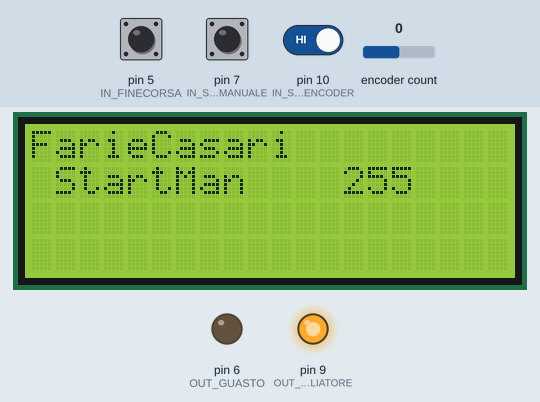
Recording of a sketch running on a simulated Arduino Uno, built with avr-gcc and run on an emulated ATmega328P. On the bench: 20×4 character LCD, output pins drawn as LEDs (lit = HIGH). The test bench sets the inputs (shaded band); at power-on: encoder count 0, pin 5 (IN_FINECORSA) HIGH, pin 10 (IN_SWITCH_ENCODER) HIGH, pin 7 (IN_START_MANUALE) HIGH. EEPROM starts erased.

Above: at 3.7 s.
3.8 s: encoder count set to 1
5.3 s: pin 5 (IN_FINECORSA) pulled LOW for 0.15 s
At 6.6 s:
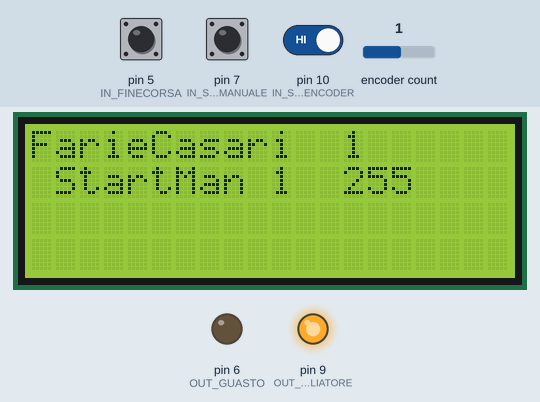
6.9 s: pin 10 (IN_SWITCH_ENCODER) driven LOW
At 7.4 s:
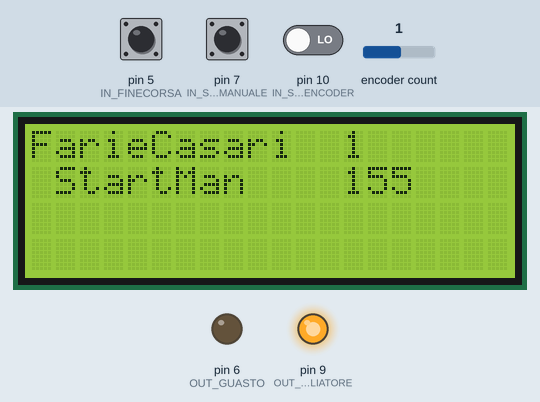
8.4 s: pin 5 (IN_FINECORSA) pulled LOW for 1 s
At 10.5 s:
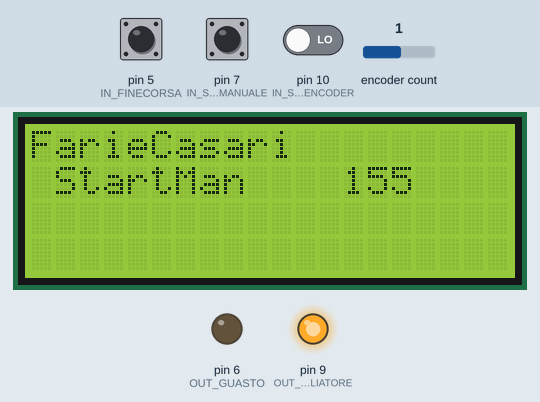
11.2 s: encoder count set to 0
At 12.0 s:
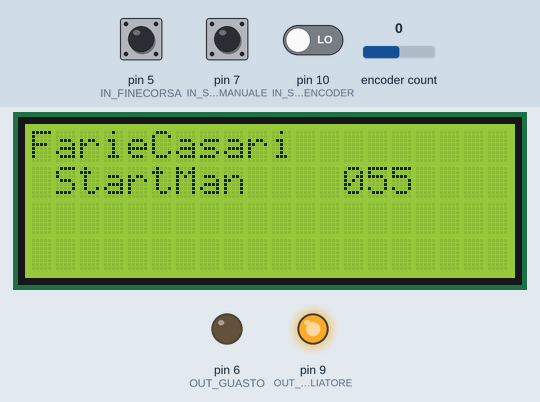
12.7 s: encoder count set to 4
At 13.2 s:
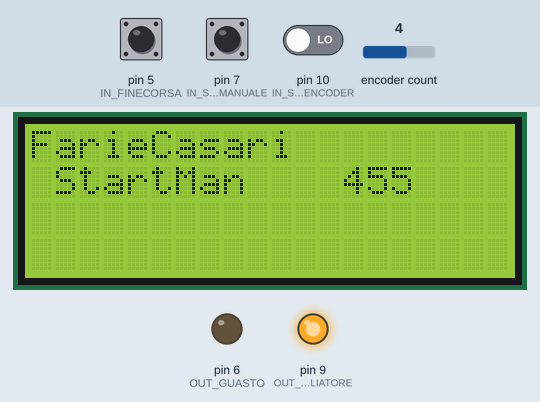
Timing chart, 0 to 15.2 s (numbered marks = the images above; inputs shaded):
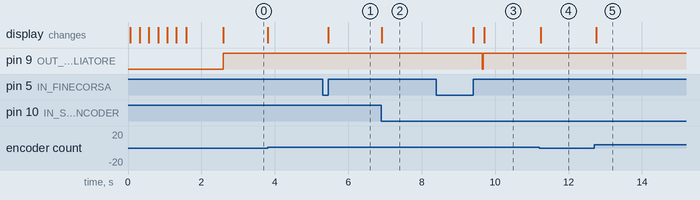

Measured:
- after the input at 5.3 s, the display: changes after 0.16 s (image 1)
- after the input at 6.9 s, the display: first changes at once (image 2 shows a later state)
- after the input at 8.4 s, pin 9 (OUT_SGRIGLIATORE): HIGH → LOW after 1.3 s, → HIGH 0.02 s later; the display: first changes after 1.0 s (image 3 shows a later state)
- after the input at 11.2 s, the display: changes after 0.05 s (image 4)
- after the input at 12.7 s, the display: changes after 0.05 s (image 5)

The sketch:

sgrigliatore.ino
```cpp
//FarieCasari
//Progetto di un Sgrigliatore a catena per la pulizia di una piccola turbina da 5KW situata in una roggia con 1M di salto
#include <Wire.h>
#include <LiquidCrystal_I2C.h>
#include <RotaryEncoder.h>
#include <EEPROM.h>

#define IN_SWITCH_ENCODER 10
#define IN_FINECORSA 5

#define IN_START_MANUALE 7
#define OUT_GUASTO 6

int lastFinecorsa = HIGH;
int lastSwitch = HIGH;
boolean didReset = false;
// Setup a RoraryEncoder for pins A2 and A3:
RotaryEncoder encoder(A2, A3);
LiquidCrystal_I2C lcd(0x27, 20, 4); // set the LCD address to 0x27 for a 16 chars and 2 line display

float h; //VARIABILE UTILIZZATA PER LE ORE
float m; //VARIABILE UTILIZZATA PER I MINUTI
float s; //VARIABILE UTILIZZATA PER I SECONDI
float dp; //PARTE DECIMALE DELLE OPERAZIONI
int conta = 0;
int addr = 0;
int newPos = 10;
int OUT_SGRIGLIATORE =  9;
int STATO_SGRIGLIATORE = LOW;
unsigned long previousMillis = 0;        // will store last time LED was updated
long OnTime = 180000; //250;           // milliseconds of on-time
// long OffTime = (15*(float) 60 *1000 );
//long OffTime = 2;
// long OffTime = 600000; //1800000000; //750;          // milliseconds of off-time
unsigned long currentMillis ;
unsigned long Secondi ;
void setup()
{
  pinMode(IN_FINECORSA, INPUT);
  pinMode(IN_START_MANUALE, INPUT);
  pinMode(IN_SWITCH_ENCODER, INPUT);
  pinMode(OUT_GUASTO, OUTPUT);
  pinMode(OUT_SGRIGLIATORE, OUTPUT);
  digitalWrite(IN_SWITCH_ENCODER, HIGH); // set internal pull-up resistor
  digitalWrite(IN_START_MANUALE, HIGH); // set internal pull-up resistor
  digitalWrite(IN_FINECORSA, HIGH); // set internal pull-up resistor
  lcd.init();                      // initialize the lcd
  lcd.backlight();

  // ------- Quick 3 blinks of backlight  -------------
  for (int i = 0; i < 3; i++)
  {
    lcd.backlight();
    delay(250);
    lcd.noBacklight();
    delay(250);
  }
  lcd.backlight();
  lcd.setCursor(0, 0); //Start at character 4 on line 0
  lcd.print("FarieCasari");
  delay(1000);
}

void start()
{
  STATO_SGRIGLIATORE = HIGH;  // turn it on
  previousMillis = currentMillis;   // Remember the time
  digitalWrite(OUT_SGRIGLIATORE, STATO_SGRIGLIATORE);
}
void guasto()
{
  digitalWrite(OUT_GUASTO, HIGH);
  lcd.setCursor(1, 1);
  lcd.print("GUASTO  ");
  for (int i = 0; i < 30; i++)
  {
    lcd.backlight();
    delay(250);
    lcd.noBacklight();
    delay(250);
  }
  lcd.backlight();
  int riprendi = 0;
  while (riprendi == 0) {
    int currentSwitch = digitalRead(IN_SWITCH_ENCODER);
    if (currentSwitch == LOW && lastSwitch != currentSwitch ) {
      //  if (digitalRead(IN_SWITCH_ENCODER) == HIGH) {
      digitalWrite(OUT_GUASTO, LOW);
      riprendi = 1;
      lcd.setCursor(1, 1);
      lcd.print("        ");
    }
  }
}

void loop()
{
  static int pos = 0;
  encoder.tick();
  //    lcd.setCursor(0, 0);
  int newPos = encoder.getPosition();
  if (pos != newPos) {
    lcd.setCursor(10, 1);
    lcd.print(newPos);
    lcd.print(" ");
    pos = newPos;
  } // if

  int val = EEPROM.read(0);
  lcd.setCursor(13, 1);
  lcd.print(val);
  long OffTime = (val * (float) 60 * 1000 );
  //    lcd.print(OffTime);
  int currentSwitch = digitalRead(IN_SWITCH_ENCODER);
  if (currentSwitch == LOW && lastSwitch != currentSwitch ) {
    EEPROM.write(addr, newPos);
    lcd.setCursor(10, 1);
    lcd.print("   ");
  }

  // stampa il numero di secondi dall'ultimo reset
  // check to see if it's time to change the state of the LED
  currentMillis = millis();
  Secondi = (currentMillis / 1000);
  //   unsigned long currentMillis = millis();
  //   unsigned long Secondi = (currentMillis / 1000);
  lcd.setCursor(0, 1);
  // lcd.print( Secondi);

  int currentFinecorsa = digitalRead(IN_FINECORSA);
  if (( currentFinecorsa != lastFinecorsa) && (STATO_SGRIGLIATORE == HIGH))
  { if ( currentFinecorsa == HIGH)
    { conta = conta + 1;
      lcd.setCursor(13, 0);
      lcd.print(conta);

      delay(250);
    }
  }// DebounceTime
  lastFinecorsa = currentFinecorsa;

  if ((STATO_SGRIGLIATORE == HIGH) && (conta >= 2))
  {
    STATO_SGRIGLIATORE = LOW;  // Turn it off
    previousMillis = currentMillis;  // Remember the time
    digitalWrite(OUT_SGRIGLIATORE, STATO_SGRIGLIATORE);  // Update the actual LED
    conta = 0;
    lcd.setCursor(13, 0);
    lcd.print("  ");
    lcd.setCursor(1, 1);
    lcd.print("        ");
  }

  if ((STATO_SGRIGLIATORE == HIGH) && (currentMillis - previousMillis >= OnTime))
  {
    STATO_SGRIGLIATORE = LOW;  // Turn it off
    previousMillis = currentMillis;  // Remember the time
    digitalWrite(OUT_SGRIGLIATORE, STATO_SGRIGLIATORE);  // Update the actual LED
    guasto();
  }
  else if ((STATO_SGRIGLIATORE == LOW) && (currentMillis - previousMillis >= OffTime))
  {
    start();
  }
  int StartManuale = digitalRead(IN_START_MANUALE);

  if ((STATO_SGRIGLIATORE == LOW) && (StartManuale == HIGH))
  {
    lcd.setCursor(1, 1);
    lcd.print("StartMan");

    start();
    //   delay(20);
  }
}
```
